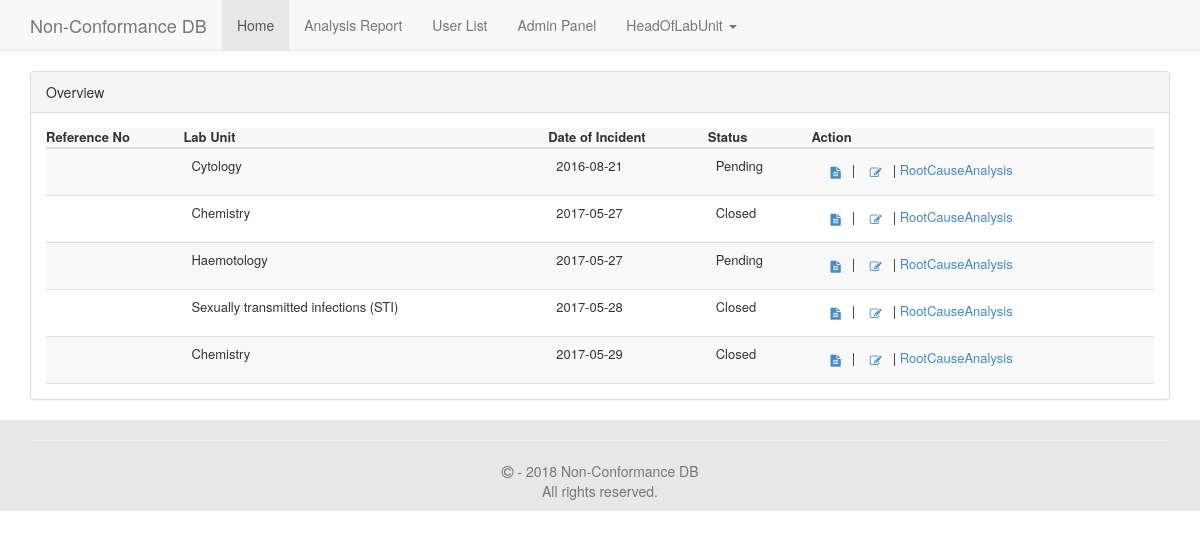
/ (signed in), run on the app's committed database.
### tables this page shows
CREATE TABLE `mls_settings` (
  `settings_id` int(11) NOT NULL,
  `site_name` varchar(255) NOT NULL DEFAULT 'Demo Site',
  `url` varchar(300) NOT NULL,
  `admin_email` varchar(255) NOT NULL,
  `max_ban_period` int(11) NOT NULL DEFAULT '10',
  `register` int(11) NOT NULL DEFAULT '1',
  `email_validation` int(11) NOT NULL DEFAULT '0',
  `captcha` int(11) NOT NULL
);

CREATE TABLE `mls_users` (
  `userid` int(11) NOT NULL,
  `username` varchar(50) NOT NULL,
  `display_name` varchar(255) NOT NULL,
  `password` varchar(50) NOT NULL,
  `email` varchar(255) NOT NULL,
  `key` varchar(50) NOT NULL,
  `validated` varchar(100) NOT NULL,
  `groupid` int(11) NOT NULL DEFAULT '2',
  `lastactive` int(11) NOT NULL,
  `showavt` int(11) NOT NULL DEFAULT '1',
  `banned` int(11) NOT NULL,
  `regtime` int(11) NOT NULL,
  `department_id` varchar(100) NOT NULL
);

CREATE TABLE `form_information` (
  `ref_number` int(11) NOT NULL,
  `dateOfIncident` date NOT NULL,
  `incidentTime` time NOT NULL,
  `labUnit` varchar(70) NOT NULL,
  `incidentSite` varchar(100) NOT NULL,
  `nameOfPatient` varchar(100) NOT NULL,
  `lotId` varchar(100) NOT NULL,
  `specimen` varchar(100) NOT NULL,
  `identifier` varchar(100) NOT NULL,
  `clinicalArea` varchar(100) NOT NULL,
  `personNotified` varchar(100) NOT NULL,
  `notificationDate` date NOT NULL,
  `responsiblePerson` varchar(100) NOT NULL,
  `reporterName` varchar(100) NOT NULL,
  `dateReported` date NOT NULL,
  `reportInitiator` varchar(100) NOT NULL,
  `designation` varchar(100) NOT NULL,
  `reportedToPosition` varchar(100) NOT NULL,
  `formAction` varchar(15) NOT NULL,
  `specimenOther` varchar(100) NOT NULL,
  `identifierOther` varchar(100) NOT NULL,
  `actionTaken` varchar(300) NOT NULL,
  `closeOut` varchar(200) NOT NULL,
  `classification` varchar(15) NOT NULL,
  `rootCause` varchar(300) NOT NULL,
  `correctiveAction` varchar(200) NOT NULL,
  `completionDate` date NOT NULL,
  `status` varchar(15) NOT NULL,
  `extendedDate` date NOT NULL
);

### inc/init.php (called while the page is built, shortened)
<?php
$set = new stdClass();
$page = new stdClass();
include "settings.php";
include MLS_ROOT."/lib/mysql.class.php";
include MLS_ROOT."/lib/users.class.php";
$db = new SafeMySQL(array(
	'host' 	=> $set->db_host,
	'user'	=> $set->db_user,
	'pass'	=> $set->db_pass,
	'db'=> $set->db_name));
if(!($db_set = $db->getRow("SELECT * FROM `".MLS_PREFIX."settings` ORDER BY settings_id DESC LIMIT 1"))) {
	header("Location: install.php");
	exit;
}
$set = (object)array_merge((array)$set,(array)$db_set);
$presets = new presets;
$user = new User($db);

### inc/settings.php (called while the page is built, shortened)
<?php
$set->db_host = 'localhost';
$set->db_user = 'root';
$set->db_pass = 'root';
$set->db_name = 'monkey_incident_tracking';

### lib/mysql.class.php (called while the page is built, shortened)
<?php
class SafeMySQL
{
    private $conn;
    public $asObj;
    private $defaults = array(
        'host'      => 'localhost',
        'user'      => 'root',
        'pass'      => '',
        'db'        => 'test',
        'port'      => NULL,
        'socket'    => NULL,
        'pconnect'  => FALSE,
        'charset'   => 'utf8',
        'errmode'   => 'error',
        'exception' => 'Exception',
        'asObj'     => true,
    );
    function __construct($opt = array())
    {
        $opt = array_merge($this->defaults,$opt);
        $this->asObj = $opt['asObj'];
        @$this->conn = mysqli_connect($opt['host'], $opt['user'], $opt['pass'], $opt['db'], $opt['port'], $opt['socket']);
        mysqli_set_charset($this->conn, $opt['charset']) or $this->error(mysqli_error($this->conn));
    }
    public function ret($value)
    {
        if($this->asObj)
            return (object)$value;
        else
            return $value;
    }
    public function fetch($result,$mode=self::RESULT_ASSOC)
    {
        return mysqli_fetch_array($result, $mode);
    }
    public function getRow()
    {
        $query = $this->prepareQuery(func_get_args());
        if ($res = $this->rawQuery($query)) {
            $ret = $this->fetch($res);
            return $this->ret($ret);
        }
        return FALSE;
    }
    private function rawQuery($query)
    {
        $start = microtime(TRUE);
        $res   = mysqli_query($this->conn, $query);
        $timer = microtime(TRUE) - $start;
        return $res;
    }
    private function prepareQuery($args)
    {
        $query = '';
        $raw   = array_shift($args);
        $array = preg_split('~(\?[nsiuap])|(:[A-Za-z0-9]+)~u'," ".$raw,null,PREG_SPLIT_DELIM_CAPTURE);
        $anum  = count($args);
        $array = array_values(array_filter($array));
        preg_match("~:([A-Za-z0-9]+)~u", $raw, $match);
        $named = count($match);
        if($named)
            $vals = array_shift($args);
        else
            $vals = array();
        $pnum  = floor(count($array) / 2) - floor(count($vals)/2);
        foreach ($array as $i => $part)
        {
            if ( ($i % 2) == 0 )
            {
                $query .= $part;
                continue;
            }
            $value = array_shift($args);
            switch ($part)
            {
                case '?i':
                    $part = $this->escapeInt($value);
                    break;
            }
            $query .= $part;
        }
        return $query;
    }
    private function escapeInt($value)
    {
        return $value;
    }
}

### lib/users.class.php (called while the page is built, shortened)
<?php
class User {
	var $db;
	var $data;
	function __construct($db) {
		$this->db = $db;
		$this->data = new stdClass();
		if($this->islg()){
			$this->data = $this->grabData($_SESSION['user']);
		}
		$this->group = $this->getGroup();
	}
	function islg() {
		if(isset($_SESSION['user']))
			return true;
		return false;
	}
	function getGroup($userid = 0) {
		if(!$userid)
			return $this->db->getRow("SELECT * FROM `".MLS_PREFIX."groups` WHERE `groupid` = ?i", $this->data->groupid);
		$u = $this->db->getRow("SELECT `groupid` FROM `".MLS_PREFIX."users` WHERE `userid` = ?i", $userid);
		return $this->db->getRow("SELECT * FROM `".MLS_PREFIX."groups` WHERE `groupid` = ?i", $u->groupid);
	}
	function grabData($userid) {
		return $this->db->getRow("SELECT * FROM `".MLS_PREFIX."users` WHERE `userid` = ?i", $userid);
	}
}

### headOfLabUnitHome1.php (the view, shortened to what this page needs)
<div class="container">
    <div class="row">
        <div class="col-md-12">
            <div class="panel panel-default">
                <div class="panel-heading">Overview</div>
                <div class="panel-body">
                    <table class="table table-striped responsive-utilities" data-toggle="table" data-show-refresh="false"
                           data-show-toggle="true" data-show-columns="true" data-search="true"
                           data-select-item-name="toolbar1" data-pagination="true" data-sort-name="name"
                           data-sort-order="desc" style="font-size: small">
                        <thead>
                        <tr>
                            <th data-field="refNo" data-sortable="true">Reference No</th>
                            <th data-field="labUnit" data-sortable="true">Lab Unit</th>
                            <th data-field="dateOfIncident" data-sortable="true">Date of Incident</th>
                            <th data-field="status" data-sortable="true">Status</th>
                            <th data-field="action" data-sortable="false">Action</th>
                        </tr>
                        </thead>
                        <?php
                        include('connect.php');
                        $result = $db->prepare("SELECT * FROM form_information");
                        $result->execute();
                        for ($i = 0; $row = $result->fetch(); $i++) {
                            ?>
                            <tr>
                                <td><?php echo $row['refNumber']; ?></td>
                                <td><?php echo $row['labUnit']; ?></td>
                                <td><?php echo $row['dateOfIncident']; ?></td>
                                <td><?php
                                    if($row['status'] === "closed")
                                        echo "Closed";
                                    else echo "Pending";
                                    ?>
                                </td>
                                <td>
                                    <a href="NCE.php?id=<?php echo $row['refNumber']; ?>" class="btn btn-sm"><i class="fa fa-file-text" title="View"></i> </a>|
                                    <a href="NCE2.php?id=<?php echo $row['refNumber']; ?>" class="btn btn-sm"><i class="fa fa-edit" title="Edit"></i> </a>|
                                    <a rel="facebox" href="RCA.php?id=<?php echo $row['refNumber']; ?>"> RootCauseAnalysis </a>
                                </td>
                            </tr>
                            <?php
                        }
                        ?>
                    </table>
                </div>
            </div>
        </div>
    </div>
</div>

### header1.php (shortened to what this page needs)
<?php
    if($page->navbar == array())
        $page->navbar = $presets->GenerateNavbar();
?>
<!DOCTYPE html>
<html class="no-js" xmlns:display="http://www.w3.org/1999/xhtml">
    <head>
        <link rel="stylesheet" href="<?php echo $set->url; ?>/css/bootstrap.min.css">
        <link rel="stylesheet" href="css/font-awesome.min.css">
        <link rel="stylesheet" href="css/owl.carousel.css">
        <link rel="stylesheet" href="css/animate.css">
        <link rel="stylesheet" href="https://code.jquery.com/ui/1.12.1/themes/base/jquery-ui.css">
        <link rel="stylesheet" href="https://cdnjs.cloudflare.com/ajax/libs/metisMenu/2.7.0/metisMenu.min.css">
        <link rel="stylesheet" href="https://cdnjs.cloudflare.com/ajax/libs/bootstrap-table/1.11.1/bootstrap-table.min.css">
        <link rel="stylesheet" href="<?php echo $set->url; ?>/css/bootstrap-table.css">
        <link rel="stylesheet" href="<?php echo $set->url; ?>/css/main.css">
        <link rel="stylesheet" href="<?php echo $set->url; ?>/css/wizard.css">
        <link rel="stylesheet" href="<?php echo $set->url; ?>/js/datepicker/css/datepicker.css">
        <link rel="stylesheet" href="<?php echo $set->url; ?>/css/responsive.css">
    </head>
    <body>
        <div id="app">
            <nav class="navbar navbar-default navbar-static-top">
                <div class="container">
                    <div class="navbar-header">
                        <a class="navbar-brand" href="<?php echo $set->url?>">
                            <?php echo $set->site_name ?>
                        </a>
                    </div>
                    <div class="collapse navbar-collapse" id="app-navbar-collapse">
                        <ul class="nav navbar-nav">
                        <?php
                            if($user->islg())
                            {
                                foreach ($page->navbar as $key => $v)
                                {
                                    if ($v[0] == 'item')
                                    {
                                        echo "<li".($v[1]['class'] ? " class='".$v[1]['class']."'" : "").">
                                            <a href='".$v[1]['href']."'>".$v[1]['name']."</a></li>";
                                    } else if($v[0] == 'dropdown')
                                    {
                                        echo "
                                            <li class='dropdown".
                                            ($v['class'] ? " ".$v['class'] : "")."'".
                                            ($v['style'] ? " style='".$v['style']."'" : "").">
                                            <a href='#' class='dropdown-toggle' data-toggle='dropdown'>".$v['name']." <b class='caret'></b></a>
                                            <ul class='dropdown-menu'>";
                                        echo "</ul></li>";
                                    }
                                }
                            }
                            ?>
                        </ul>
                    </div>
                </div>
            </nav>
        </div>

### footer.php (shortened to what this page needs)
	<footer class="footer footer-static-bottom" style="color: black; background-color: #e7e7e7">
		<div class="container" style="text-align:center">
			<hr>
			<p class="text-muted"><span class="fa fa-copyright"></span> -
				<?php echo date('Y')." ". $set->site_name;?>
				<br> All rights reserved.
			</p>
		</div>
	</footer>
	</body>
</html>

### data on the page
mls_settings: site_name "Non-Conformance DB"
mls_users: username "HeadOfLabUnit"
form_information: labUnit "Cytology", dateOfIncident "2016-08-21", status "Pending"
form_information: labUnit "Chemistry", dateOfIncident "2017-05-27", status "Closed"
form_information: labUnit "Haemotology", dateOfIncident "2017-05-27", status "Pending"
form_information: labUnit "Sexually transmitted infections (STI)", dateOfIncident "2017-05-28", status "Closed"
form_information: labUnit "Chemistry", dateOfIncident "2017-05-29", status "Closed"

### other printed values
$v[1]['name'] "Home"
$v[1]['name'] "Analysis Report"
$v[1]['name'] "User List"
$v[1]['name'] "Admin Panel"
